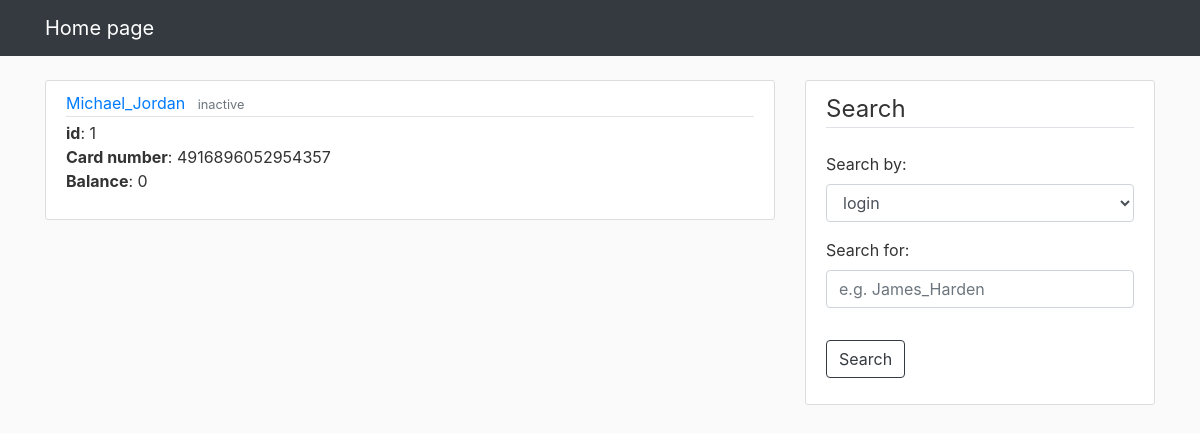
The app's page /by-id?id=1 with its own data.
### tables this page shows
CREATE TABLE Users(
    id int,
    login varchar(256),
    money_amount int,
    card_number varchar(16),
    status varchar(16)
);

### webapp/routes.py (the view)
@app.route('/by-id', methods=['GET', 'POST'])
def by_id():
    form = SearchForm()
    if form.validate_on_submit():
        return form_handler(form)
    id = request.args.get('id')
    if id:
        query = f'select * from Users where id = {id}'
        users = query_db(query)
        if users:
            return render_template('home.html', users=users, form=form)
        else:
            return redirect(url_for('home'))

### webapp/forms.py
class SearchForm(FlaskForm):
    choice = SelectField('Search by:', choices=[('1', 'login'), ('2', 'id')])
    field = StringField('Search for:', validators=[Length(min=1, max=256)])
    submit = SubmitField('Search')

### webapp/routes.py (called while the page is built)
def get_db():
    db = getattr(g, '_database', None)
    if db is None:
        db = g._database = sqlite3.connect(DATABASE)
    return db

def query_db(query, args=(), one=False):
    cur = get_db().execute(query, args)
    rv = cur.fetchall()
    cur.close()
    return (rv[0] if rv else None) if one else rv

@app.teardown_appcontext
def close_connection(exception):
    db = getattr(g, '_database', None)
    if db is not None:
        db.close()

### webapp/templates/home.html (shortened to what this page needs)
{% extends "layout.html" %}
{% block content %}
{% for user in users %}
<article class="media content-section">
    <div class="media-body">
        <div class="article-metadata">
            <a class="mr-2" href="/by-login?login={{ user[1] }}">{{ user[1] }}</a>
            <small class="text-muted">{{ user[4] }}</small>
        </div>
        <a class="article-title"><b>id</b>: {{ user[0] }}</a>
        <p class="article-content"><b>Card number</b>: {{ user[3] }}
            <b>Balance</b>: {{ user[2] }}
        </p>
    </div>
</article>
{% endfor %}
{% endblock content %}
{% block search %}
<div class="content-section">
    <form method="POST" action="">
        <fieldset class="form-group">
            <legend class="border-bottom mb-4">Search</legend>
            <div class="form-group">
                {{ form.choice.label(class="form-control-label") }}
                {{ form.choice(class="form-control") }}
            </div>
            <div class="form-group">
                {{ form.field.label(class="form-control-label") }}
                {% if form.field.errors %}
                {{ form.field(class="form-control form-control-lg is-invalid") }}
                <div class="invalid-feedback">
                    {% for error in form.field.errors %}
                    <span>{{ error }}</span>
                    {% endfor %}
                </div>
                {% else %}
                {{ form.field(class="form-control", placeholder="e.g. James_Harden") }}
                {% endif %}
            </div>
        </fieldset>
        <div class="form-group">
            {{ form.submit(class="btn btn-outline-dark") }}
        </div>
    </form>
</div>
{% endblock search%}

### webapp/static/main.css (style rules this page uses)
body { background: #fafafa; color: #333333; margin-top: 5rem; }
.content-section { background: #ffffff; padding: 10px 20px; border: 1px solid #dddddd; border-radius: 3px; margin-bottom: 20px; }
.article-title { color: #444444; }
.article-content { white-space: pre-line; }
.article-metadata { padding-bottom: 1px; margin-bottom: 4px; border-bottom: 1px solid #e3e3e3 }

### records on screen
Users: login "Michael_Jordan", status "inactive", id "1", card_number "4916896052954357", money_amount "0"
